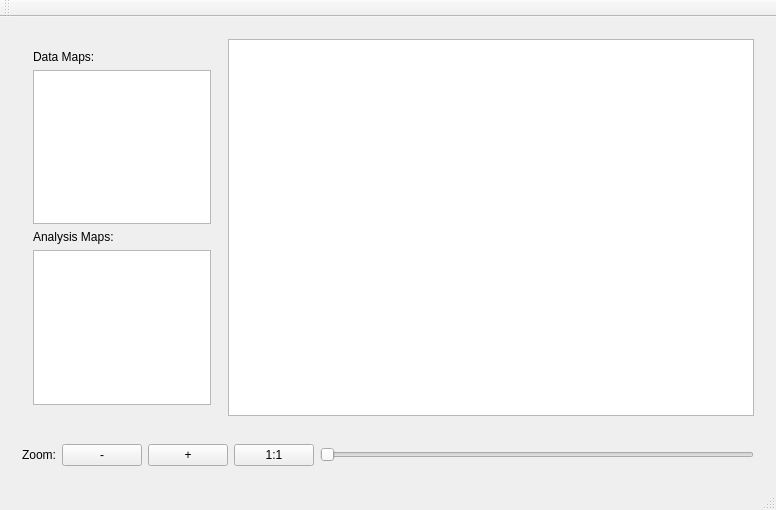
<?xml version="1.0" encoding="UTF-8"?>
<ui version="4.0">
 <class>MainWindow</class>
 <widget class="QMainWindow" name="MainWindow">
  <property name="geometry">
   <rect>
    <x>0</x>
    <y>0</y>
    <width>776</width>
    <height>510</height>
   </rect>
  </property>
  <property name="windowTitle">
   <string>MainWindow</string>
  </property>
  <widget class="QWidget" name="centralWidget">
   <layout class="QVBoxLayout" name="verticalLayout">
    <item>
     <widget class="QWidget" name="widget_2" native="true">
      <layout class="QHBoxLayout" name="horizontalLayout_2">
       <item>
        <widget class="QWidget" name="widget_3" native="true">
         <property name="sizePolicy">
          <sizepolicy hsizetype="Minimum" vsizetype="Preferred">
           <horstretch>0</horstretch>
           <verstretch>0</verstretch>
          </sizepolicy>
         </property>
         <property name="minimumSize">
          <size>
           <width>200</width>
           <height>0</height>
          </size>
         </property>
         <property name="maximumSize">
          <size>
           <width>200</width>
           <height>16777215</height>
          </size>
         </property>
         <layout class="QVBoxLayout" name="verticalLayout_2">
          <item>
           <widget class="QLabel" name="label_3">
            <property name="text">
             <string>Data Maps:</string>
            </property>
           </widget>
          </item>
          <item>
           <widget class="QListWidget" name="dataMapsList"/>
          </item>
          <item>
           <widget class="QLabel" name="label_2">
            <property name="text">
             <string>Analysis Maps:</string>
            </property>
           </widget>
          </item>
          <item>
           <widget class="QListWidget" name="analysisMapsList"/>
          </item>
         </layout>
        </widget>
       </item>
       <item>
        <widget class="QGraphicsView" name="viewport">
         <property name="interactive">
          <bool>false</bool>
         </property>
         <property name="dragMode">
          <enum>QGraphicsView::ScrollHandDrag</enum>
         </property>
        </widget>
       </item>
      </layout>
     </widget>
    </item>
    <item>
     <widget class="QWidget" name="widget" native="true">
      <layout class="QHBoxLayout" name="horizontalLayout">
       <item>
        <widget class="QLabel" name="label">
         <property name="text">
          <string>Zoom:</string>
         </property>
        </widget>
       </item>
       <item>
        <widget class="QPushButton" name="zoomOutButton">
         <property name="text">
          <string>-</string>
         </property>
        </widget>
       </item>
       <item>
        <widget class="QPushButton" name="zoomInButton">
         <property name="text">
          <string>+</string>
         </property>
        </widget>
       </item>
       <item>
        <widget class="QPushButton" name="zoomResetButton">
         <property name="text">
          <string>1:1</string>
         </property>
        </widget>
       </item>
       <item>
        <widget class="QSlider" name="zoomSlider">
         <property name="orientation">
          <enum>Qt::Horizontal</enum>
         </property>
        </widget>
       </item>
      </layout>
     </widget>
    </item>
   </layout>
  </widget>
  <widget class="QMenuBar" name="menuBar">
   <property name="geometry">
    <rect>
     <x>0</x>
     <y>0</y>
     <width>776</width>
     <height>27</height>
    </rect>
   </property>
  </widget>
  <widget class="QToolBar" name="mainToolBar">
   <attribute name="toolBarArea">
    <enum>TopToolBarArea</enum>
   </attribute>
   <attribute name="toolBarBreak">
    <bool>false</bool>
   </attribute>
  </widget>
  <widget class="QStatusBar" name="statusBar"/>
 </widget>
 <layoutdefault spacing="6" margin="11"/>
 <resources/>
 <connections/>
</ui>
